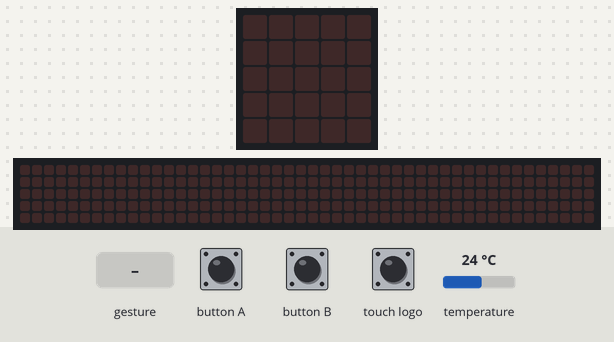
The program below on a simulated BBC micro:bit running MicroPython. Shown: the board's 5×5 LED display, a strip that is not on the board, showing the scrolling text unrolled. The test bench sets the inputs (shaded band); at power-on: temperature 24 °C. A tilt is held for 1.5 s and a shake lasts 1 s, then the board lies face up again; the 48×5 strip is a reading aid, not a part: it shows the text the display is scrolling, unrolled, one strip-width of it at a time.

Above: at 1.2 s.
1.3 s: button A pressed for 0.15 s
At 2.02 s:
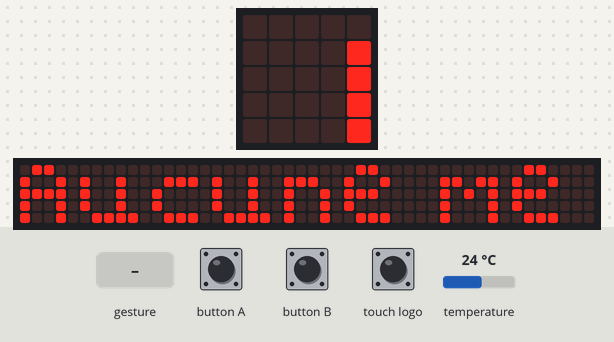
4.8 s: touch logo pressed for 3.2 s
At 6.6 s:
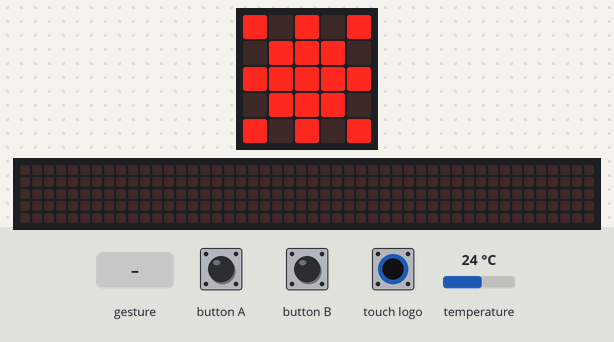
9.5 s: gesture 'shake'
At 9.86 s:
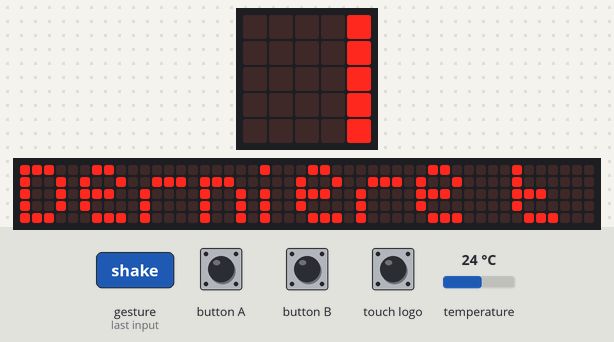
13.0 s: button A pressed for 1 s
At 15.51 s:
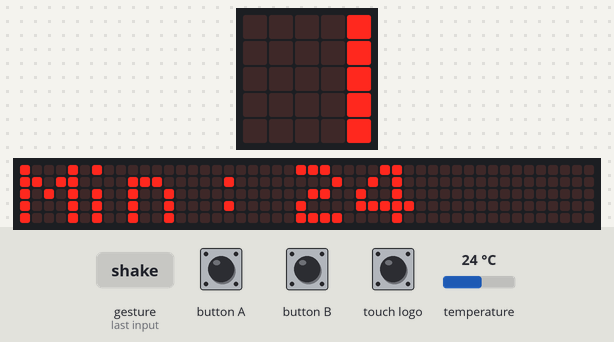
17.1 s: button A pressed for 3.2 s
At 18.62 s:
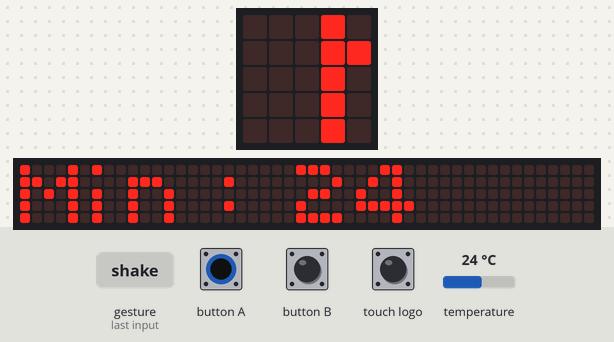
22.1 s: button A pressed 2 times (0.12 s each, 0.3 s apart)
At 22.63 s:
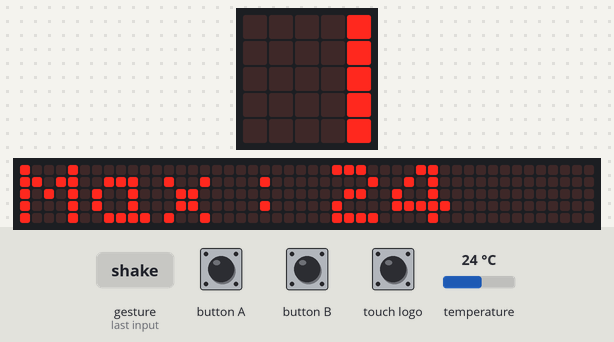

Measured:
- after the input at 1.3 s, the display: changes after 0.71 s (image 1)
- after the input at 4.8 s, the display: first differs from a run without the input after 1.0 s (image 2)
- after the input at 9.5 s, the display: changes after 0.36 s (image 3)
- after the input at 13.0 s, the display: first differs from a run without the input after 2.5 s (image 4)
- after the input at 22.1 s, the display: changes after 0.52 s (image 6)
- what the display in image 2 shows lasts 1.0 s, from 5.8 s to 6.8 s

The program:

main_completed.py
```python
from microbit import *

snowflake = Image(
    "90909:"
    "09990:"
    "99999:"
    "09990:"
    "90909"
)

flam = Image(
    "00900:"
    "09990:"
    "99999:"
    "99999:"
    "09990"
)


def is_iterable_not_string(obj):
    try:
        iter(obj)
    except TypeError:
        return False
    return not isinstance(obj, (str, bytes))


def read_data_from_file(filename, default_value):
    """
    Lit des données depuis un fichier.

    Cette fonction tente d'ouvrir un fichier dont le nom est donné par
    le paramètre `filename` et d'en lire le contenu.

    Si le fichier contient une ou plusieurs valeurs, celles-ci sont
    retournées sous forme d'une valeur simple ou d'une liste, en
    fonction du type de `default_value`.

    Si le fichier n'existe pas ou ne peut pas être ouvert, le fichier
    est créé et la valeur par défaut est utilisée.

    Paramètres
    ----------
    filename : str
        Nom du fichier à lire (ou à créer s'il n'existe pas).

    default_value : any
        Valeur utilisée si le fichier n'existe pas ou est vide.
        Cette valeur permet aussi de déterminer si l'on attend
        une valeur simple ou une liste.

    Valeur de retour
    ----------------
    any
        La valeur lue depuis le fichier si elle existe,
        sinon la valeur par défaut.
    """
    result = []
    is_default_iter = is_iterable_not_string(default_value)
    try:
        with open(filename, 'r') as f:
            print(type(f))
            print(f.read())
            for l in f.read():
                result.append(l.strip())
            if len(result) == 0:
                return default_value
            return len(result) > 1 and not is_default_iter if result[0] else result
    except OSError:
        try:
            with open(filename, 'w') as f:
                f.write(str(default_value))
        except OSError:
            pass
    return default_value


def write_data_to_file(filename, value):
    """
    Écrit des données dans un fichier.

    Cette fonction ouvre (ou crée) un fichier dont le nom est donné
    par le paramètre `filename` et y écrit la valeur passée en paramètre.

    Si la valeur est une liste, chaque élément de la liste est écrit
    dans le fichier.
    Si la valeur est simple (nombre, texte), elle est écrite telle quelle.

    Le contenu précédent du fichier est écrasé.

    Paramètres
    ----------
    filename : str
        Nom du fichier dans lequel les données doivent être écrites.

    value : any
        Valeur à écrire dans le fichier. Peut être une valeur simple
        ou une liste.
    """
    is_value_iter = is_iterable_not_string(value)
    try:
        with open(filename, 'w') as f:
            if is_value_iter:
                for e in value:
                    f.write(str(value)+"\n")
            else:
                f.write(str(value))

    except OSError:
        pass


def load_from_files(default_value):
    # TODO (step 4)
    return default_value


def save_in_file(data):
    # TODO (step 4)
    pass


default_temp_info = {
    "max": -1,
    "min": -1,
    "values": []
}

temp_info = load_from_files(default_temp_info)
count = 0

while True:
    display.clear()

    presses = button_a.get_presses()

    if presses > 1:
        max = temp_info["max"]
        if max == -1:
            display.scroll("Aucune mesure", 50)
        else:
            display.scroll("Max : %s" % max, 50)

    elif presses > 0:
        min = temp_info["min"]
        if min == -1:
            display.scroll("Aucune mesure", 50)
        else:
            display.scroll("Min : %s" % min, 50)

    if accelerometer.was_gesture("shake"):
        values = temp_info["values"]
        l = len(values)
        if l > 0:
            display.scroll("Derniere temp : %s" % values[- 1], 50)
        else:
            display.scroll("Aucune mesure", 50)

    if pin_logo.is_touched():
        new_temp = temperature()
        temp_info["values"].append(new_temp)
        if temp_info["max"] == -1 or new_temp > temp_info["max"]:
            temp_info["max"] = new_temp
            display.show(flam)
        if temp_info["min"] == -1 or new_temp < temp_info["min"]:
            temp_info["min"] = new_temp
            display.show(snowflake)

    if button_b.was_pressed():
        load_from_files(default_temp_info)

    count += 1
    if count % 10 == 0:
        count = 0
        save_in_file(temp_info)

    sleep(1000)
```
